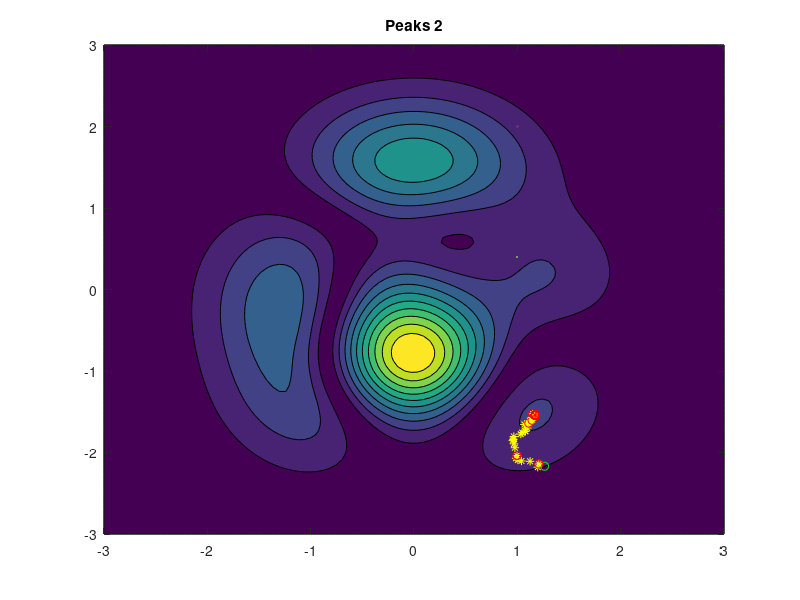
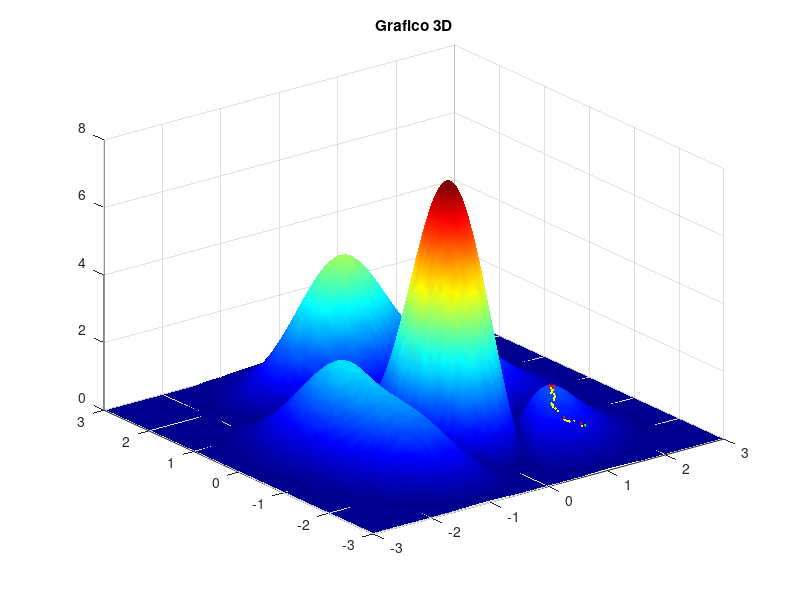
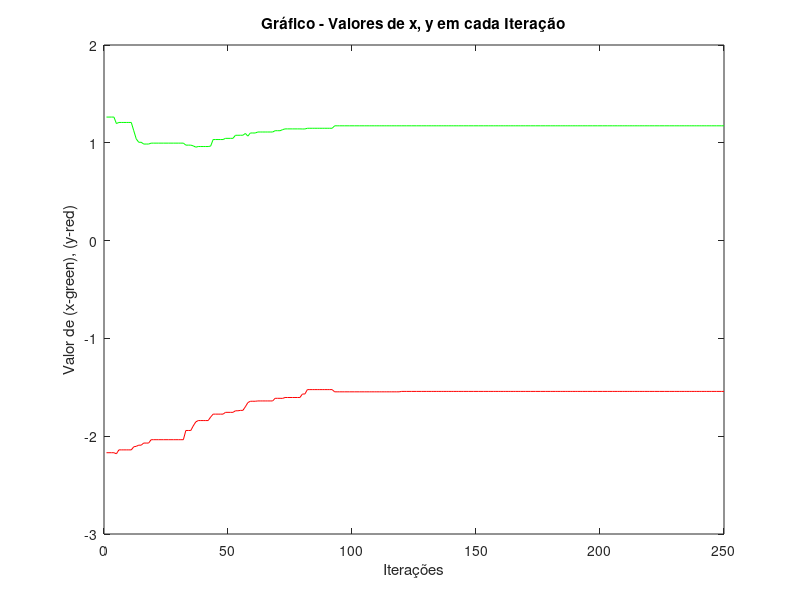
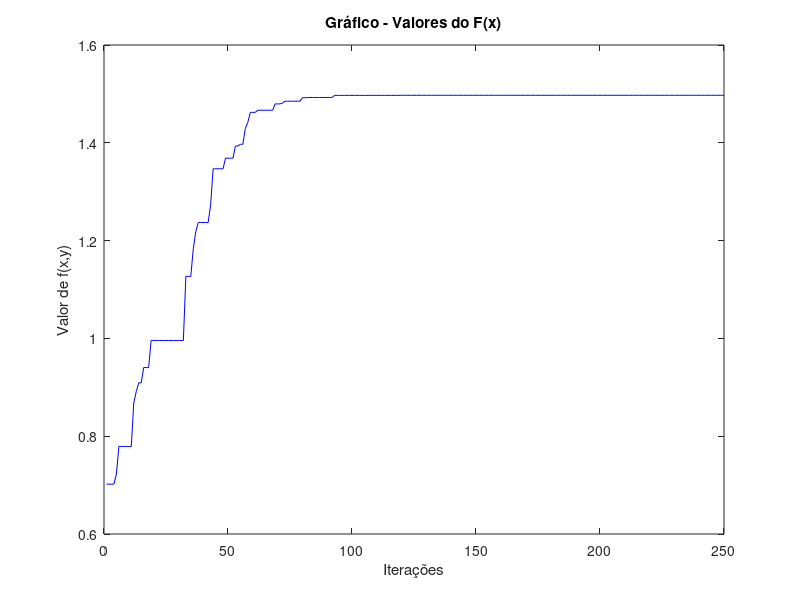

Source code (MATLAB) for these figures, in order:
%%SCRIPT PARA O MR HILL CLIMBING
% Comandos magicos
clc; %limpa consola
clear all ; %limpa tudo
close all;
a=9
b=5
fx=@(x,y) abs( a.*(1-x.^2).*exp(-x.^2-(y+1).^2)-b.*(x./5 - x.^3 -y.^5).*exp(-x.^2 -y.^2)-(1/3).*exp(-(x+1).^2-y.^2)) ;
%Variáveis que vão guardar os limites mínimos e máximos que pode ter o x, y
xmin=-3;
xmax=3;
ymin=-3;
ymax=3;
x=linspace(xmin,xmax,100);
y=linspace(ymin,ymax,100);
[X,Y]=meshgrid(x,y);
Z=fx(X,Y);
%faz plot do mapa da função
contourf(X,Y,Z);
% ezcontourf('abs( 3 *(1-x^2)*exp(-x^2-(y+1)^2)-10*(x/5 - x^3 -y^5)*exp(-x^2 -y^2)-(1/3)*exp(-(x+1)^2-y^2))',...
% [-3,3],[-3,3]);
title('Peaks 2');
%Mostar o grafico em 3D
figure
surfc(X,Y,Z);
hold on;
shading interp
colormap jet
title('Grafico 3D');
figure(1);
%inicializar a variavel com o número de iterações que terá o ciclo
t_max = 250;
%Cria os vetores para guardar as coordenadas do x, do y e os valores
%obtidos da função f(x) Para fazer os graficos
x_cor=zeros(t_max,1);
y_cor=zeros(t_max,1);
fx_cor =zeros(t_max,1);
%Vai escolher uma posição aleatória em todo o grafico dentro dos limites do
%(x,y) máximo e mínimo e faz um plot desse ponto no gráfico
x=(xmax-xmin)*rand+xmin;
y=(ymax-ymin)*rand+ymin;
hold on
%Variáveis que determinam o valor para avançar na vizinhança
delta_min = -0.02;
delta_max=0.02;
%inicialização dos vetores com as coordenadas da primeira iteração.
x_cor(1)=x;
y_cor(1)=y;
%inicialização do vetor com o primeiro calculo da função para o (x,y)
fx_cor(1)=fx(x, y);
% vai contar o número de vezes que não vai ser as coordenadas melhores
not_best = 0;
% vai guardar o x, y com melhores resultados obtidos BEST
best_x = x;
best_y = y
plot(x,y,'go',LineWidth=2) %Ponto Inicial
figure(2)
%graficos 3D
plot3(x,y,fx(x,y),'g.',MarkerSize=20);
figure(1);
for k =2:t_max
 %Verifica se o ponto gerado n é maior que a vizinhança
 %Procura um novo(x,y) na vizinhança definida
 x_novo=(delta_max-delta_min)*randn(1)+delta_min+x;
 y_novo=(delta_max-delta_min)*randn(1)+delta_min+y;
 
 %Vai garantir que este valor não sai de dentro do intervalo
 if x_novo > xmax
 x_novo = xmax;
 end
 if y_novo > ymax
 y_novo = ymax;
 end
 if x_novo < xmin
 x_novo = xmin;
 end
 if y_novo < ymin
 y_novo = ymin;
 end
 
 %vai verificar se melhorou o valor da função, ou seja, se com o novo
 %ponto na vizinham-se se obteve um valor mais alto do que o anterior,
 %Assim sobe para maximos no gráfico
 
 if fx(x_novo, y_novo) > fx(x, y)
 x=x_novo;
 y=y_novo;
 plot(x, y, 'y*',LineWidth=0.4)
 %graficos 3D
 figure(2);
 plot3(x,y,fx(x,y),'y.',MarkerSize=20);
 figure(1);
 % vai zerar sempre que melhorar
 not_best = 0;
 else
 %vai contar as vezes que o valor não melhora
 not_best = not_best + 1;
 end
 
 % vai verificar se o valor obtido da função para
 % x, y é o Best
 if fx(best_x, best_y) < fx(x_novo, y_novo)
 best_x = x_novo;
 best_y = y_novo;
 end
 
 % Vai verifica se não melhorou em X vezes
 if not_best == 5 % estagnaçao
 %Caso atinja, vai sortear um x,y numa posição aleatória no
 %intervalo todo e marca esse ponto no gráfico
 
 %Inicializa x_novo random
 x_novo = (delta_max-delta_min)*randn(1)+delta_min+x;
 y_novo = (delta_max-delta_min)*randn(1)+delta_min+y;
 
 %Condições que obrigam o x_novo e y_novo a estarem dentro
 %dos intervalos impostos pela função 
 if x_novo > xmax
 x_novo = xmax;
 end
 if y_novo > ymax
 y_novo = ymax;
 end
 if x_novo < xmin
 x_novo = xmin;
 end
 if y_novo < ymin
 y_novo = ymin;
 end
 plot(x,y,'ro',LineWidth=2) %reinicialização
 %graficos 3D
 figure(2);
 plot3(x,y,fx(x,y),'r.',MarkerSize=20);
 figure(1);
 not_best = 0; %reinicia a contagem das vezes
 end
 
 %vai guardar nos vetores os dados obtidos
 x_cor(k) = x;
 y_cor(k) = y;
 fx_cor(k) = fx(x_cor(k), y_cor(k));
 
end
plot(best_x,best_y,"r*",LineWidth=2) %BEST CORDENADAS
%graficos 3D
figure(2);
plot3(best_x,best_y,fx(best_x,best_y),'r*',MarkerSize=20);
figure(1);
%faz o Plot das coordenadas x, y, em função das interações
figure
plot (x_cor, 'g')
title('Gráfico - Valores de x, y em cada Iteração')
hold on
plot(y_cor, 'r')
xlabel('Iterações')
ylabel('Valor de (x-green), (y-red)')
%Faz o plot do vetor da função calculada em cada iteração
figure
plot(fx_cor, 'b')
title('Gráfico - Valores do F(x)')
xlabel('Iterações')
ylabel('Valor de f(x,y)')
hold off
%Mostrar o valor mais baixo obtido para o x, y
fprintf('Melhor x %f\n', best_x);
fprintf('Melhor y %f\n', best_y);
